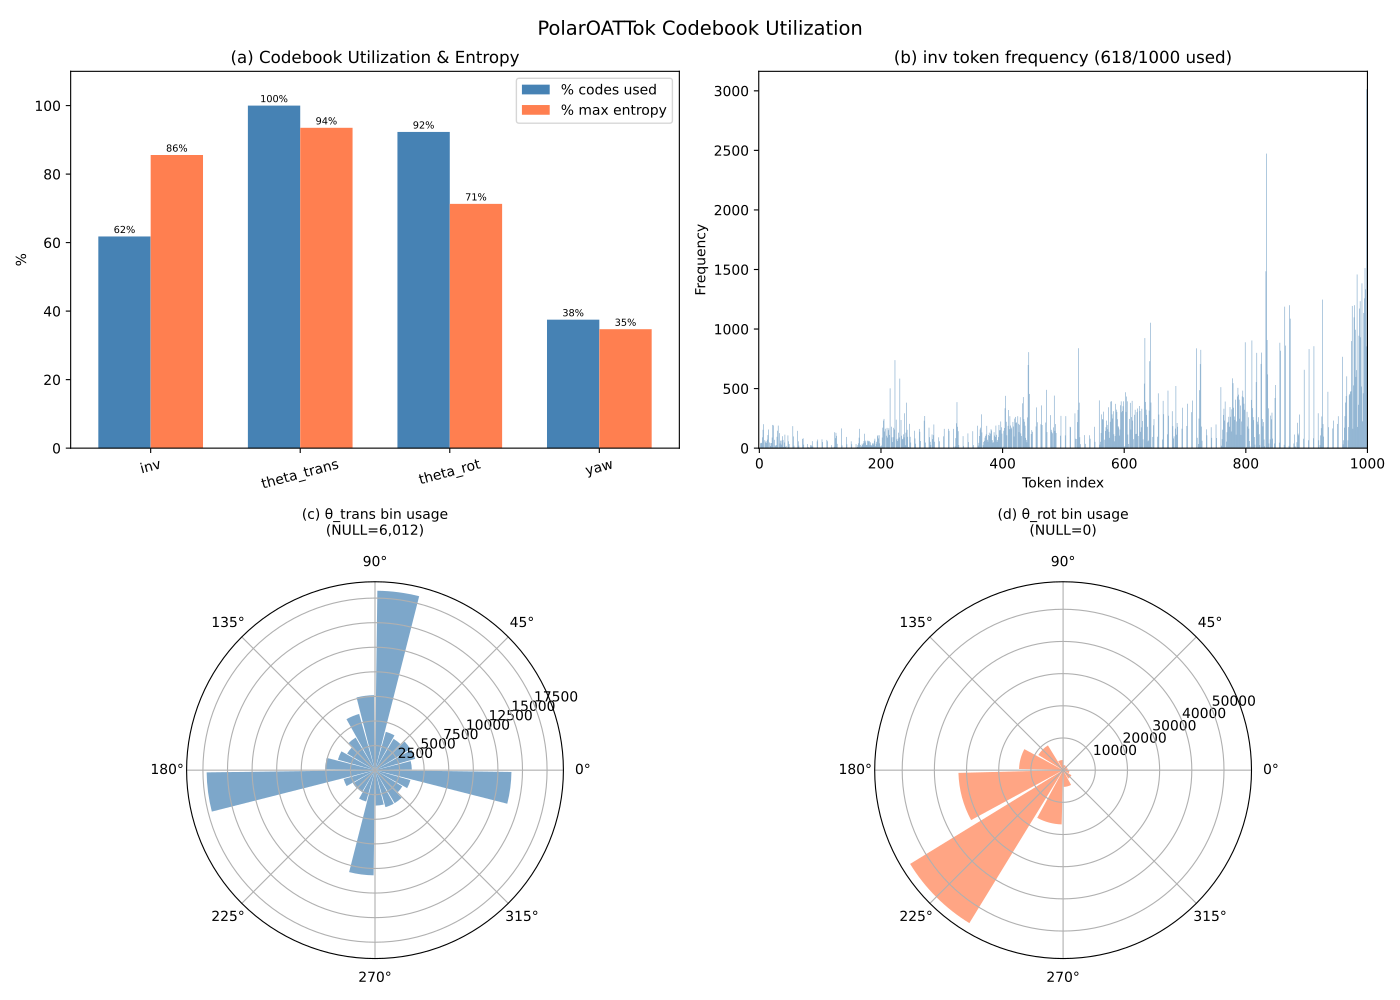

This chart was generated by the following Python code:
#!/usr/bin/env python3
"""PolarOATTok Codebook Utilization Analysis on LIBERO-10 demos."""

import sys
import os
import math
from collections import Counter
from pathlib import Path

import numpy as np
import torch
import dill
import zarr

import matplotlib
matplotlib.use('Agg')
import matplotlib.pyplot as plt
from matplotlib.backends.backend_pdf import PdfPages

# ── Paths ────────────────────────────────────────────────────────────────────
CKPT_DIR = Path("/workspace/oat/output/20260320/014428_train_polar_oattok_libero10_N500/checkpoints")
ZARR_PATH = "/workspace/oat/data/libero/libero10_N500.zarr"
OUTPUT_PDF = "/workspace/oat/analysis_scripts/codebook_utilization.pdf"

# Pick best checkpoint (lowest MSE) or latest
ckpt_candidates = sorted(CKPT_DIR.glob("ep-*.ckpt"))
if ckpt_candidates:
    ckpt_path = str(ckpt_candidates[-1])  # highest epoch among top-k
else:
    ckpt_path = str(CKPT_DIR / "latest.ckpt")
print(f"Using checkpoint: {ckpt_path}")

# ── Load tokenizer from checkpoint ──────────────────────────────────────────
sys.path.insert(0, "/workspace/oat")
import hydra
from oat.common.hydra_util import register_new_resolvers
register_new_resolvers()

payload = torch.load(open(ckpt_path, 'rb'), pickle_module=dill, map_location='cpu')
cfg = payload['cfg']

# Instantiate workspace to load model
cls = hydra.utils.get_class(cfg._target_)
workspace = cls(cfg, output_dir="/tmp/polar_analysis", lazy_instantiation=False)
workspace.load_payload(payload, exclude_keys=None, include_keys=None)

if getattr(cfg.training, "use_ema", False):
    tokenizer = workspace.ema_model
else:
    tokenizer = workspace.model

tokenizer.eval()
device = torch.device('cuda' if torch.cuda.is_available() else 'cpu')
tokenizer = tokenizer.to(device)

print(f"Loaded PolarOATTok | vocab_sizes={tokenizer.vocab_sizes}")
print(f"  FSQ codebook: {tokenizer.quantizer.codebook_size}")
print(f"  Effective vocab: {tokenizer.effective_vocab_size:,}")

# ── Load all LIBERO-10 actions ───────────────────────────────────────────────
z = zarr.open(ZARR_PATH, 'r')
all_actions = z['data/action'][:]       # (N, 7)
episode_ends = z['meta/episode_ends'][:]
task_uids = z['data/task_uid'][:].flatten()
N = all_actions.shape[0]
print(f"\nLoaded {N:,} action steps from {len(episode_ends)} episodes")

# ── Reconstruct (B, T, 7) chunks from episodes ──────────────────────────────
# The tokenizer expects (B, T=32, 7). Build chunks from each episode.
horizon = tokenizer.sample_horizon
episode_starts = np.concatenate([[0], episode_ends[:-1]])

chunks = []
for start, end in zip(episode_starts, episode_ends):
    ep_actions = all_actions[start:end]
    ep_len = len(ep_actions)
    for t in range(0, ep_len - horizon + 1, horizon):
        chunks.append(ep_actions[t:t + horizon])
    # Include last chunk if there's a remainder
    if ep_len >= horizon and ep_len % horizon != 0:
        chunks.append(ep_actions[ep_len - horizon:ep_len])

chunks = np.stack(chunks, axis=0)  # (num_chunks, 32, 7)
print(f"Built {chunks.shape[0]} chunks of horizon {horizon}")

# ── Run encode in batches ────────────────────────────────────────────────────
all_tokens = {k: [] for k in tokenizer.vocab_sizes.keys()}
batch_size = 256

with torch.inference_mode():
    for i in range(0, len(chunks), batch_size):
        batch = torch.from_numpy(chunks[i:i + batch_size]).float().to(device)
        _, tokens = tokenizer.encode(batch)
        for k in all_tokens:
            all_tokens[k].append(tokens[k].cpu().reshape(-1))

# Concatenate all
for k in all_tokens:
    all_tokens[k] = torch.cat(all_tokens[k], dim=0)

total_tokens = len(all_tokens['inv'])
print(f"\nEncoded {total_tokens:,} token positions total")

# ── Per-subspace utilization stats ───────────────────────────────────────────
print("\n" + "=" * 70)
print("CODEBOOK UTILIZATION ANALYSIS")
print("=" * 70)

subspaces = list(tokenizer.vocab_sizes.keys())
stats = {}

for key in subspaces:
    tokens = all_tokens[key]
    vocab_size = tokenizer.vocab_sizes[key]

    unique_used = tokens.unique().numel()
    utilization = unique_used / vocab_size

    counts = Counter(tokens.tolist())
    freqs = sorted(counts.values(), reverse=True)
    top10_pct = sum(freqs[:10]) / len(tokens)

    probs = torch.tensor(freqs).float() / len(tokens)
    entropy = -(probs * probs.log()).sum().item()
    max_entropy = math.log(vocab_size)

    most_common_tok, most_common_cnt = counts.most_common(1)[0]
    least_common_cnt = freqs[-1]

    stats[key] = {
        'vocab_size': vocab_size,
        'unique_used': unique_used,
        'utilization': utilization,
        'top10_pct': top10_pct,
        'entropy': entropy,
        'max_entropy': max_entropy,
        'norm_entropy': entropy / max_entropy if max_entropy > 0 else 0,
        'counts': counts,
        'freqs': freqs,
    }

    print(f"\n=== {key} ===")
    print(f"  Vocab size:    {vocab_size}")
    print(f"  Codes used:    {unique_used}/{vocab_size} ({utilization:.1%})")
    print(f"  Top-10 tokens: {top10_pct:.1%} of all assignments")
    print(f"  Entropy:       {entropy:.2f} / {max_entropy:.2f} (normalized: {entropy / max_entropy:.2%})")
    print(f"  Most common:   token {most_common_tok} ({most_common_cnt:,} times, {most_common_cnt / len(tokens):.1%})")
    print(f"  Least common:  {least_common_cnt} assignments")

# Joint stats
joint_tokens = list(zip(*[all_tokens[k].tolist() for k in subspaces]))
unique_combos = len(set(joint_tokens))
effective_vocab = math.prod(tokenizer.vocab_sizes[k] for k in subspaces)

print(f"\n=== JOINT ===")
print(f"  Unique combos:     {unique_combos:,}")
print(f"  Effective vocab:   {effective_vocab:,}")
print(f"  Joint utilization: {unique_combos / effective_vocab:.4%}")

# ── Plots ────────────────────────────────────────────────────────────────────
pdf = PdfPages(OUTPUT_PDF)

fig, axes = plt.subplots(2, 2, figsize=(14, 10))
fig.suptitle("PolarOATTok Codebook Utilization", fontsize=14)

# (a) Bar chart: per-subspace utilization %
ax = axes[0, 0]
x = range(len(subspaces))
utils = [stats[k]['utilization'] * 100 for k in subspaces]
norm_ents = [stats[k]['norm_entropy'] * 100 for k in subspaces]
w = 0.35
ax.bar([i - w / 2 for i in x], utils, w, label='% codes used', color='steelblue')
ax.bar([i + w / 2 for i in x], norm_ents, w, label='% max entropy', color='coral')
ax.set_xticks(list(x))
ax.set_xticklabels(subspaces, rotation=15)
ax.set_ylabel('%')
ax.set_title('(a) Codebook Utilization & Entropy')
ax.legend()
ax.set_ylim(0, 110)
for i, (u, e) in enumerate(zip(utils, norm_ents)):
    ax.text(i - w / 2, u + 1, f'{u:.0f}%', ha='center', fontsize=7)
    ax.text(i + w / 2, e + 1, f'{e:.0f}%', ha='center', fontsize=7)

# (b) inv subspace: histogram of per-token frequency
ax = axes[0, 1]
inv_counts = stats['inv']['counts']
inv_vocab = stats['inv']['vocab_size']
freq_array = np.zeros(inv_vocab)
for tok_id, cnt in inv_counts.items():
    if tok_id < inv_vocab:
        freq_array[tok_id] = cnt
ax.bar(range(inv_vocab), freq_array, color='steelblue', alpha=0.7, width=1.0)
ax.set_xlabel('Token index')
ax.set_ylabel('Frequency')
ax.set_title(f'(b) inv token frequency ({stats["inv"]["unique_used"]}/{inv_vocab} used)')
ax.set_xlim(-1, inv_vocab)

# (c) theta_trans: polar bar plot
ax = axes[1, 0]
ax.remove()
ax = fig.add_subplot(2, 2, 3, projection='polar')
n_bins_trans = tokenizer._n_bins_trans
tt_counts = stats['theta_trans']['counts']
# Bin centers
bin_widths_t = 2 * np.pi / n_bins_trans
centers_t = -np.pi + bin_widths_t * (np.arange(n_bins_trans) + 0.5)
heights_t = np.array([tt_counts.get(i, 0) for i in range(n_bins_trans)])
# NULL count
null_count_t = tt_counts.get(n_bins_trans, 0)
ax.bar(centers_t, heights_t, width=bin_widths_t * 0.9, color='steelblue', alpha=0.7)
ax.set_title(f'(c) θ_trans bin usage\n(NULL={null_count_t:,})', pad=15, fontsize=10)

# (d) theta_rot: polar bar plot
ax = axes[1, 1]
ax.remove()
ax = fig.add_subplot(2, 2, 4, projection='polar')
n_bins_rot = tokenizer._n_bins_rot
tr_counts = stats['theta_rot']['counts']
bin_widths_r = 2 * np.pi / n_bins_rot
centers_r = -np.pi + bin_widths_r * (np.arange(n_bins_rot) + 0.5)
heights_r = np.array([tr_counts.get(i, 0) for i in range(n_bins_rot)])
null_count_r = tr_counts.get(n_bins_rot, 0)
ax.bar(centers_r, heights_r, width=bin_widths_r * 0.9, color='coral', alpha=0.7)
ax.set_title(f'(d) θ_rot bin usage\n(NULL={null_count_r:,})', pad=15, fontsize=10)

fig.tight_layout()
pdf.savefig(fig)
plt.close(fig)

# Page 2: yaw histogram + detailed inv frequency distribution
fig, axes = plt.subplots(1, 2, figsize=(14, 5))
fig.suptitle("Additional Codebook Details", fontsize=14)

# Yaw bin usage
ax = axes[0]
n_bins_yaw = tokenizer._n_bins_yaw
yaw_counts = stats['yaw']['counts']
yaw_heights = np.array([yaw_counts.get(i, 0) for i in range(n_bins_yaw)])
ax.bar(range(n_bins_yaw), yaw_heights, color='teal', alpha=0.7)
ax.set_xlabel('Bin index')
ax.set_ylabel('Frequency')
ax.set_title(f'Δyaw bin usage ({stats["yaw"]["unique_used"]}/{n_bins_yaw} used)')

# inv frequency distribution (log-scale)
ax = axes[1]
nonzero_freqs = freq_array[freq_array > 0]
ax.hist(nonzero_freqs, bins=50, color='steelblue', alpha=0.7)
ax.set_xlabel('Token frequency')
ax.set_ylabel('Number of tokens')
ax.set_title('inv token frequency distribution')
if len(nonzero_freqs) > 0 and nonzero_freqs.max() > nonzero_freqs.min() * 10:
    ax.set_xscale('log')

fig.tight_layout()
pdf.savefig(fig)
plt.close(fig)

pdf.close()
print(f"\nPlots saved to {OUTPUT_PDF}")
